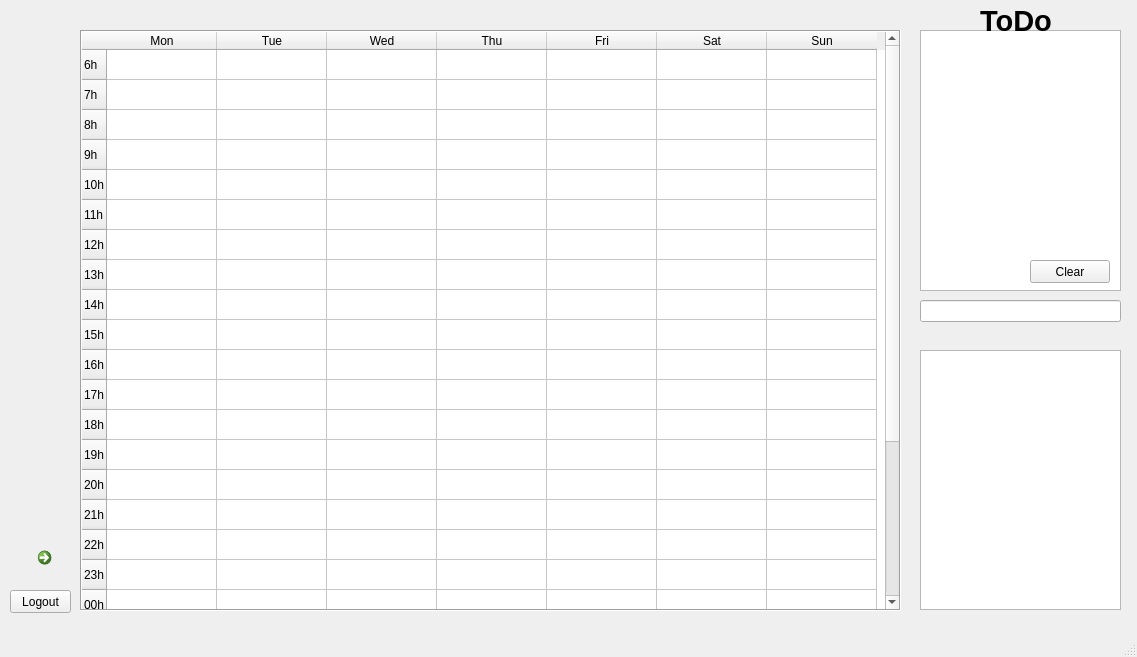
<?xml version="1.0" encoding="UTF-8"?>
<ui version="4.0">
 <class>AppWindow</class>
 <widget class="QMainWindow" name="AppWindow">
  <property name="geometry">
   <rect>
    <x>0</x>
    <y>0</y>
    <width>1137</width>
    <height>657</height>
   </rect>
  </property>
  <property name="windowTitle">
   <string>MainWindow</string>
  </property>
  <widget class="QWidget" name="centralwidget">
   <property name="enabled">
    <bool>true</bool>
   </property>
   <property name="tabletTracking">
    <bool>false</bool>
   </property>
   <property name="focusPolicy">
    <enum>Qt::TabFocus</enum>
   </property>
   <property name="autoFillBackground">
    <bool>false</bool>
   </property>
   <widget class="QListWidget" name="lwToDoList">
    <property name="geometry">
     <rect>
      <x>920</x>
      <y>30</y>
      <width>201</width>
      <height>261</height>
     </rect>
    </property>
   </widget>
   <widget class="QLabel" name="lblToDoList">
    <property name="geometry">
     <rect>
      <x>980</x>
      <y>0</y>
      <width>81</width>
      <height>41</height>
     </rect>
    </property>
    <property name="font">
     <font>
      <pointsize>22</pointsize>
      <bold>true</bold>
     </font>
    </property>
    <property name="text">
     <string>ToDo</string>
    </property>
   </widget>
   <widget class="QLineEdit" name="leInput">
    <property name="geometry">
     <rect>
      <x>920</x>
      <y>300</y>
      <width>201</width>
      <height>22</height>
     </rect>
    </property>
   </widget>
   <widget class="QTableWidget" name="tableWidget">
    <property name="geometry">
     <rect>
      <x>80</x>
      <y>30</y>
      <width>821</width>
      <height>581</height>
     </rect>
    </property>
    <property name="frameShape">
     <enum>QFrame::Box</enum>
    </property>
    <attribute name="horizontalHeaderDefaultSectionSize">
     <number>110</number>
    </attribute>
    <row>
     <property name="text">
      <string>6h</string>
     </property>
    </row>
    <row>
     <property name="text">
      <string>7h</string>
     </property>
    </row>
    <row>
     <property name="text">
      <string>8h</string>
     </property>
    </row>
    <row>
     <property name="text">
      <string>9h</string>
     </property>
    </row>
    <row>
     <property name="text">
      <string>10h</string>
     </property>
    </row>
    <row>
     <property name="text">
      <string>11h</string>
     </property>
    </row>
    <row>
     <property name="text">
      <string>12h</string>
     </property>
    </row>
    <row>
     <property name="text">
      <string>13h</string>
     </property>
    </row>
    <row>
     <property name="text">
      <string>14h</string>
     </property>
    </row>
    <row>
     <property name="text">
      <string>15h</string>
     </property>
    </row>
    <row>
     <property name="text">
      <string>16h</string>
     </property>
    </row>
    <row>
     <property name="text">
      <string>17h</string>
     </property>
    </row>
    <row>
     <property name="text">
      <string>18h</string>
     </property>
    </row>
    <row>
     <property name="text">
      <string>19h</string>
     </property>
    </row>
    <row>
     <property name="text">
      <string>20h</string>
     </property>
    </row>
    <row>
     <property name="text">
      <string>21h</string>
     </property>
    </row>
    <row>
     <property name="text">
      <string>22h</string>
     </property>
    </row>
    <row>
     <property name="text">
      <string>23h</string>
     </property>
    </row>
    <row>
     <property name="text">
      <string>00h</string>
     </property>
    </row>
    <row>
     <property name="text">
      <string>1h</string>
     </property>
    </row>
    <row>
     <property name="text">
      <string>2h</string>
     </property>
    </row>
    <row>
     <property name="text">
      <string>3h</string>
     </property>
    </row>
    <row>
     <property name="text">
      <string>4h</string>
     </property>
    </row>
    <row>
     <property name="text">
      <string>5h</string>
     </property>
    </row>
    <row>
     <property name="text">
      <string>6h</string>
     </property>
    </row>
    <column>
     <property name="text">
      <string>Mon</string>
     </property>
    </column>
    <column>
     <property name="text">
      <string>Tue</string>
     </property>
    </column>
    <column>
     <property name="text">
      <string>Wed</string>
     </property>
    </column>
    <column>
     <property name="text">
      <string>Thu</string>
     </property>
    </column>
    <column>
     <property name="text">
      <string>Fri</string>
     </property>
    </column>
    <column>
     <property name="text">
      <string>Sat</string>
     </property>
    </column>
    <column>
     <property name="text">
      <string>Sun</string>
     </property>
    </column>
   </widget>
   <widget class="QListWidget" name="lwFriends">
    <property name="geometry">
     <rect>
      <x>920</x>
      <y>350</y>
      <width>201</width>
      <height>260</height>
     </rect>
    </property>
    <layout class="QHBoxLayout" name="horizontalLayout"/>
   </widget>
   <widget class="QPushButton" name="btnClear">
    <property name="geometry">
     <rect>
      <x>1030</x>
      <y>260</y>
      <width>80</width>
      <height>23</height>
     </rect>
    </property>
    <property name="text">
     <string>Clear</string>
    </property>
   </widget>
   <widget class="QCommandLinkButton" name="btnSettings">
    <property name="geometry">
     <rect>
      <x>30</x>
      <y>540</y>
      <width>31</width>
      <height>31</height>
     </rect>
    </property>
    <property name="text">
     <string/>
    </property>
    <property name="icon">
     <iconset theme="applications-system"/>
    </property>
    <property name="iconSize">
     <size>
      <width>30</width>
      <height>30</height>
     </size>
    </property>
   </widget>
   <widget class="QPushButton" name="btnLogout">
    <property name="geometry">
     <rect>
      <x>10</x>
      <y>590</y>
      <width>61</width>
      <height>23</height>
     </rect>
    </property>
    <property name="text">
     <string>Logout</string>
    </property>
   </widget>
  </widget>
  <widget class="QMenuBar" name="menubar">
   <property name="geometry">
    <rect>
     <x>0</x>
     <y>0</y>
     <width>1137</width>
     <height>20</height>
    </rect>
   </property>
  </widget>
  <widget class="QStatusBar" name="statusbar"/>
 </widget>
 <resources/>
 <connections/>
</ui>
